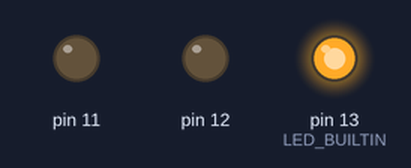
Recording of a sketch running on a simulated Arduino Uno, built with avr-gcc and run on an emulated ATmega328P. On the bench: output pins drawn as LEDs (lit = HIGH).

Above: at 5.0 s.
At 19.0 s:
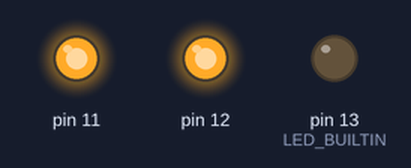
At 26.0 s:
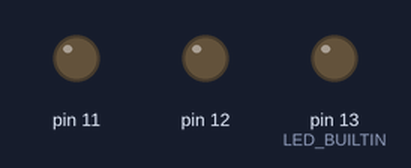
Timing chart, 0 to 36.4 s (numbered marks = the images above):
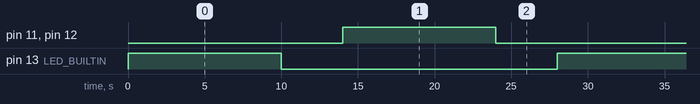

The sketch:

pr_ctica_121.ino
```cpp
/********************************************************************
*Accionamento dunha lámpara mediante unha fonte de alimentación
*a 24vCC. Esta solo se activará cando o led do pin 12 estea activo,
*tamén estará desactivado dependendo novamente do estado do pin 12.
* Autor: Javi Figueiro
* Data: 06/12/23
********************************************************************/

// C++ code
//
int pin_12_alta_pin_11_alta = 0;

void setup()
{
  pinMode(LED_BUILTIN, OUTPUT);
  pinMode(12, OUTPUT);
  pinMode(11, OUTPUT);
}

void loop()
{
  digitalWrite(LED_BUILTIN, HIGH);
  delay(10000); // Wait for 10000 millisecond(s)
  digitalWrite(LED_BUILTIN, LOW);
  delay(4000); // Wait for 4000 millisecond(s)
  digitalWrite(12, HIGH);
  digitalWrite(11, HIGH);
  delay(10000); // Wait for 10000 millisecond(s)
  digitalWrite(12, LOW);
  digitalWrite(11, LOW);
  delay(4000); // Wait for 4000 millisecond(s)
}
```

Measured:
- by itself, pin 11, pin 12, pin 13 (LED_BUILTIN): alternates HIGH for 10.0 s and LOW for 18.0 s
- by itself, everything shown: repeats every 28.0 s, in 4 steps
